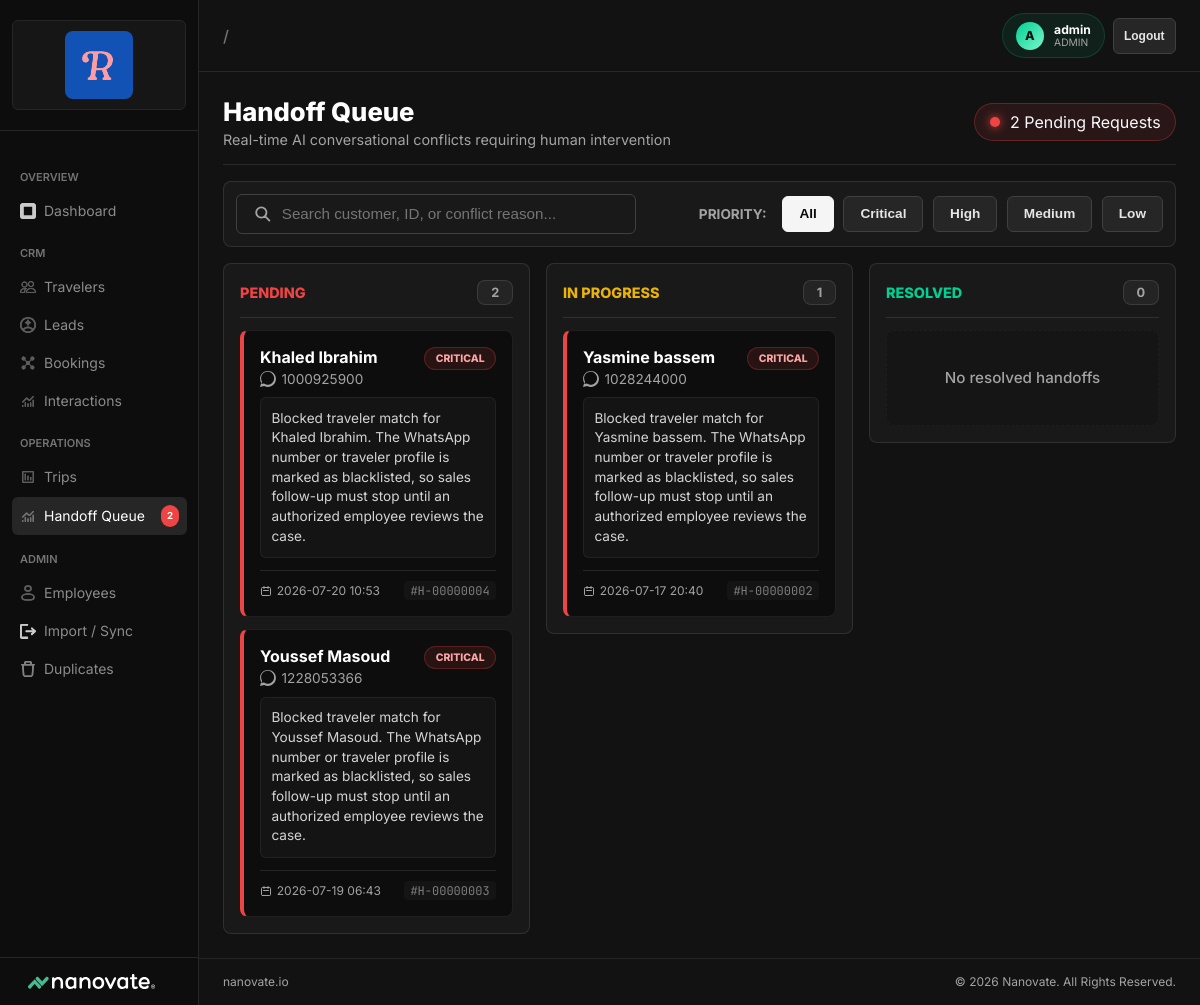
Page /admin/handoffs/ (signed in) on the committed database.
### app/models/user.py (models this page shows, shortened)
class User(db.Model, UserMixin):
    __tablename__ = 'users'
    id = db.Column(db.Integer, primary_key=True)
    username = db.Column(db.String(80), unique=True, nullable=False)
    full_name = db.Column(db.String(200))
    password_hash = db.Column(db.String(200), nullable=False)
    email = db.Column(db.String(120), unique=True)
    role = db.Column(db.String(50), nullable=False, default='agent', index=True)
    is_active = db.Column(db.Boolean, default=True)
    created_at = db.Column(db.DateTime, default=_utc_now)
    updated_at = db.Column(db.DateTime, default=_utc_now, onupdate=_utc_now)
    last_login_at = db.Column(db.DateTime)
    assigned_leads = db.relationship(
        'Lead',
        foreign_keys='Lead.assigned_to_user_id',
        back_populates='assigned_user',
        lazy='dynamic',
    )
    assigned_bookings = db.relationship(
        'TripBooking',
        foreign_keys='TripBooking.assigned_to_user_id',
        back_populates='assigned_user',
        lazy='dynamic',
    )
    @property
    def display_name(self) -> str:
        return (self.full_name or self.username or '').strip() or f'User {self.id}'

### app/models/handoff.py (models this page shows, shortened)
class HandoffQueue(db.Model):
    __tablename__ = 'handoff_queue'
    handoff_id = db.Column(db.String(50), primary_key=True)
    created_at = db.Column(db.DateTime, default=_utc_now)
    lead_id = db.Column(db.String(50), db.ForeignKey('leads.lead_id'))
    traveler_id = db.Column(db.String(20), db.ForeignKey('travelers.traveler_id'))
    trip_id = db.Column(db.String(50), db.ForeignKey('trips.trip_id'))
    flow_key = db.Column(db.String(100))
    reason = db.Column(db.Text)
    priority = db.Column(db.String(50)) # High / Medium / Low
    channel = db.Column(db.String(50))
    status = db.Column(db.String(50), default='Pending') # Pending / In Progress / Resolved
    owner = db.Column(db.String(100))
    assigned_to = db.Column(db.String(100))
    notes = db.Column(db.Text)
    idempotency_key = db.Column(db.Text)
    def to_dict(self):
        return {
            "handoff_id": self.handoff_id,
            "created_at": self.created_at.isoformat() if self.created_at else None,
            "lead_id": self.lead_id,
            "traveler_id": self.traveler_id,
            "trip_id": self.trip_id,
            "flow_key": self.flow_key,
            "reason": self.reason,
            "priority": self.priority,
            "channel": self.channel,
            "status": self.status,
            "owner": self.owner,
            "assigned_to": self.assigned_to,
            "notes": self.notes,
            "idempotency_key": self.idempotency_key,
        }

### app/models/traveler.py (models this page shows, shortened)
class Traveler(db.Model):
    __tablename__ = 'travelers'
    traveler_id = db.Column(db.String(20), primary_key=True) # TR001 format
    status = db.Column(db.String(50))
    full_name = db.Column(db.String(200), nullable=False)
    first_name = db.Column(db.String(100))
    last_name = db.Column(db.String(100))
    birthday = db.Column(db.Date)
    gender = db.Column(db.String(20))
    nationality = db.Column(db.String(100))
    phone_code = db.Column(db.String(10))
    whatsapp_raw = db.Column(db.String(50))
    email = db.Column(db.String(150))
    community_whatsapp = db.Column(db.String(100))
    residence = db.Column(db.String(150))
    local_trips_count = db.Column(db.Integer, default=0)
    international_trips_count = db.Column(db.Integer, default=0)
    total_trips = db.Column(db.Integer, default=0)
    community_events_count = db.Column(db.Integer, default=0)
    lifetime_revenue = db.Column(db.Float, default=0.0)
    preferred_currency = db.Column(db.String(20))
    notes = db.Column(db.Text)
    introduce_yourself = db.Column(db.Text)
    emergency_contact = db.Column(db.String(200))
    emergency_phone = db.Column(db.String(50))
    medical_notes = db.Column(db.Text)
    room_preference = db.Column(db.String(100))
    rating = db.Column(db.Float) # 1-5
    integrated_whatsapp = db.Column(db.String(50))
    normalized_whatsapp = db.Column(db.String(50))
    phone_lookup_key = db.Column(db.String(50))
    lead_source = db.Column(db.String(100))
    created_at = db.Column(db.DateTime, default=_utc_now)
    last_contacted_at = db.Column(db.DateTime)
    agent_notes = db.Column(db.Text)
    data_audit = db.Column(db.Text)
    primary_language = db.Column(db.String(20))
    current_flow_key = db.Column(db.String(100))
    current_step = db.Column(db.String(100))
    last_lead_id = db.Column(db.String(50))
    last_booking_id = db.Column(db.String(50))
    passport_name = db.Column(db.String(200))
    passport_number = db.Column(db.String(50))
    passport_expiry = db.Column(db.Date)
    passport_nationality = db.Column(db.String(100))
    passport_attachment_ref = db.Column(db.String(300))
    is_minor = db.Column(db.Boolean)
    guardian_name = db.Column(db.String(200))
    guardian_phone = db.Column(db.String(50))
    documents = db.relationship('TravelerDocument', backref='traveler_record', lazy=True, cascade='all, delete-orphan')
    trip_bookings = db.relationship('TripBooking', backref='traveler', lazy=True)
    ce_bookings = db.relationship('CEBooking', backref='traveler', lazy=True)
    leads = db.relationship('Lead', backref='traveler', lazy=True)
    interactions = db.relationship('Interaction', backref='traveler', lazy=True)

### app/routes/handoffs.py (the view)
@handoffs_bp.route('/')
def index():
    handoffs_query = db.session.query(HandoffQueue, Traveler.full_name, Traveler.whatsapp_raw)\
        .outerjoin(Traveler, HandoffQueue.traveler_id == Traveler.traveler_id)\
        .order_by(HandoffQueue.created_at.desc())\
        .all()
    pending = []
    in_progress = []
    resolved = []
    for h, name, phone in handoffs_query:
        data = h.to_dict()
        data['traveler_name'] = name or "Unknown Traveler"
        data['traveler_phone'] = phone or "N/A"
        data['display_notes'] = _display_handoff_notes(data.get('notes'))
        status = h.status
        if status == 'New': status = 'Pending'
        if status == 'Pending':
            pending.append(data)
        elif status == 'In Progress':
            in_progress.append(data)
        elif status == 'Resolved':
            if len(resolved) < 50:
                resolved.append(data)
    return render_template('admin/handoffs.html',
                           pending=pending,
                           in_progress=in_progress,
                           resolved=resolved)

### app/templates/admin/handoffs.html (shortened to what this page needs)
{% extends "base.html" %}
{% block content %}
{% macro render_card(item) %}
<div class="handoff-card card-glow-{{ item.priority|lower }}" id="card-{{ item.handoff_id }}" draggable="true" data-id="{{ item.handoff_id }}" data-priority="{{ item.priority }}" data-notes="{{ item.display_notes|e }}" data-search="{{ item.traveler_name|lower }} {{ item.handoff_id|lower }} {{ item.reason|lower }}">
    <div class="priority-badge prio-{{ item.priority|lower }}">
        {{ item.priority }}
    </div>
    <div class="card-traveler">
        <h3 class="traveler-name">{{ item.traveler_name }}</h3>
        <div class="traveler-phone-row">
            <span class="traveler-phone">{{ item.traveler_phone }}</span>
        </div>
    </div>
    <div class="card-reason">
        {{ item.reason }}
    </div>
    <div class="card-footer">
        <div class="footer-time-row">
            <svg fill="none" stroke="currentColor" stroke-width="2" width="12" height="12" viewBox="0 0 24 24">
                <path stroke-linecap="round" stroke-linejoin="round" d="M8 7V3m8 4V3m-9 8h10M5 21h14a2 2 0 002-2V7a2 2 0 00-2-2H5a2 2 0 00-2 2v12a2 2 0 002 2z"></path>
            </svg>
            <span class="footer-time">{{ item.created_at[:16].replace('T', ' ') if item.created_at else 'N/A' }}</span>
        </div>
        <span class="footer-id">#{{ item.handoff_id }}</span>
    </div>
</div>
{% endmacro %}
<div class="handoff-dashboard">
    <header class="dashboard-header">
        <div class="header-title">
            <h1>Handoff Queue</h1>
            <p>Real-time AI conversational conflicts requiring human intervention</p>
        </div>
        <div class="stats-badge">
            <div class="pulse-dot"></div>
            <span id="pending-count-badge">{{ pending|length }} Pending Requests</span>
        </div>
    </header>
    <div class="filter-toolbar">
        <div class="search-box-wrapper">
            <svg fill="none" stroke="currentColor" stroke-width="2.5" viewBox="0 0 24 24">
                <path stroke-linecap="round" stroke-linejoin="round" d="M21 21l-6-6m2-5a7 7 0 11-14 0 7 7 0 0114 0z"></path>
            </svg>
            <input type="text" id="dashboard-search" class="search-input" placeholder="Search customer, ID, or conflict reason..." oninput="debouncedApplyFilters()">
        </div>
        <div class="filter-group">
            <span style="font-size: 0.85rem; color: var(--text-dim); margin-right: 0.4rem; font-weight: 700; text-transform: uppercase;">Priority:</span>
            <button class="filter-pill active" onclick="setPriorityFilter('All', this)">All</button>
            <button class="filter-pill" onclick="setPriorityFilter('Critical', this)">Critical</button>
            <button class="filter-pill" onclick="setPriorityFilter('High', this)">High</button>
            <button class="filter-pill" onclick="setPriorityFilter('Medium', this)">Medium</button>
            <button class="filter-pill" onclick="setPriorityFilter('Low', this)">Low</button>
        </div>
    </div>
    <div class="kanban-board">
        <div class="kanban-column column-pending" id="pending">
            <div class="column-header">
                <h2>Pending</h2>
                <span class="item-count" id="count-pending">{{ pending|length }}</span>
            </div>
            <div class="column-body" id="list-pending">
                {% for item in pending %}
                    {{ render_card(item) }}
                {% endfor %}
            </div>
        </div>
        <div class="kanban-column column-progress" id="in-progress">
            <div class="column-header">
                <h2>In Progress</h2>
                <span class="item-count" id="count-progress">{{ in_progress|length }}</span>
            </div>
            <div class="column-body" id="list-progress">
                {% for item in in_progress %}
                    {{ render_card(item) }}
                {% endfor %}
            </div>
        </div>
        <div class="kanban-column column-resolved" id="resolved">
            <div class="column-header">
                <h2>Resolved</h2>
                <span class="item-count" id="count-resolved">{{ resolved|length }}</span>
            </div>
            <div class="column-body" id="list-resolved">
                <div class="empty-state">
                    <p>No resolved handoffs</p>
                </div>
            </div>
        </div>
    </div>
</div>
{% endblock %}

### app/templates/base.html (shortened to what this page needs)
<!DOCTYPE html>
<html lang="en">
<head>
    <link rel="stylesheet" href="{{ url_for('static', filename='css/main.css') }}">
</head>
<body>
<div class="app-layout">
    <nav class="sidebar" id="app-sidebar">
        <div class="sidebar-brand">
            <div class="client-workspace-badge" aria-label="Rahma Traveler workspace">
                <span class="client-workspace-row">
                    <span class="client-logo-chip">
                        <img class="client-workspace-logo" src="{{ url_for('static', filename='assets/rahma/logos/rahma-r-mark.jpeg') }}" alt="Rahma Traveler">
                    </span>
                </span>
            </div>
        </div>
        <div class="sidebar-nav">
            <div class="nav-section-label">Overview</div>
            <a href="{{ url_for('admin.dashboard') }}" class="nav-link {% if request.endpoint == 'admin.dashboard' %}active{% endif %}">
                <span class="nav-icon">⊞</span> Dashboard
            </a>
            <div class="nav-section-label">CRM</div>
            <a href="{{ url_for('travelers.index') }}" class="nav-link {% if request.blueprint == 'travelers' %}active{% endif %}">
                <span class="nav-icon"></span> Travelers
            </a>
            <a href="{{ url_for('leads.index') }}" class="nav-link {% if request.blueprint == 'leads' %}active{% endif %}">
                <span class="nav-icon"></span> Leads
            </a>
            <a href="{{ url_for('bookings.index') }}" class="nav-link {% if request.blueprint == 'bookings' %}active{% endif %}">
                <span class="nav-icon"></span> Bookings
            </a>
            <a href="{{ url_for('interactions.index') }}" class="nav-link {% if request.blueprint == 'interactions' %}active{% endif %}">
                <span class="nav-icon"></span> Interactions
            </a>
            <div class="nav-section-label">Operations</div>
            <a href="{{ url_for('trips.index') }}" class="nav-link {% if request.blueprint == 'trips' %}active{% endif %}">
                <span class="nav-icon"></span> Trips
            </a>
            <a href="{{ url_for('handoffs.index') }}" class="nav-link {% if request.blueprint == 'handoffs' %}active{% endif %}">
                <span class="nav-icon"></span> Handoff Queue
                <span class="nav-badge" id="sidebar-handoff-badge" style="display:none">0</span>
            </a>
            {% if current_employee_role in ('admin', 'manager') %}
            <div class="nav-section-label">Admin</div>
            <a href="{{ url_for('admin.users') }}" class="nav-link {% if request.endpoint == 'admin.users' %}active{% endif %}">
                <span class="nav-icon"></span> Employees
            </a>
            <a href="{{ url_for('admin.import_data') }}" class="nav-link {% if request.endpoint == 'admin.import_data' %}active{% endif %}">
                <span class="nav-icon"></span> Import / Sync
            </a>
            <a href="{{ url_for('admin.duplicates') }}" class="nav-link {% if request.endpoint == 'admin.duplicates' %}active{% endif %}">
                <span class="nav-icon"></span> Duplicates
            </a>
            {% endif %}
        </div>
        <div class="sidebar-footer">Nanovate Workspace v3.0</div>
    </nav>
    <div class="main-content">
        <div class="topbar">
            <span class="topbar-title">{% block topbar_title %}{% endblock %}</span>
            <div class="topbar-actions">
                {% if current_employee %}
                <div class="session-pill" title="Signed in employee">
                    <span class="session-pill-avatar">{{ (current_employee.display_name or current_employee.username or '?')[:1]|upper }}</span>
                    <span class="session-pill-copy">
                        <span class="session-pill-name">{{ current_employee.display_name }}</span>
                        <span class="session-pill-role">{{ current_employee_role or 'employee' }}</span>
                    </span>
                </div>
                <form method="post" action="{{ url_for('auth.logout') }}" style="display:inline-flex; margin:0;">
                    <button type="submit" class="btn btn-ghost btn-sm">Logout</button>
                </form>
                {% endif %}
            </div>
        </div>
        <div class="page-body">
            {% block content %}{% endblock %}
        </div>
        <footer class="app-footer">
            <span>nanovate.io</span>
            <span>&copy; 2026 Nanovate. All Rights Reserved.</span>
        </footer>
    </div>
</div>
</body>
</html>

### rows in the picture
User: full_name "A", display_name "admin"
HandoffQueue: priority "CRITICAL", traveler_name "Khaled Ibrahim", traveler_phone "1000925900", reason "Blocked traveler match for Khaled Ibrahim. The WhatsApp number or traveler profile is marked as blacklisted, so sales follow-up must stop until an authorized employee reviews the case.", created_at "2026-07-20 10:53", handoff_id "H-00000004"
HandoffQueue: priority "CRITICAL", traveler_name "Youssef Masoud", traveler_phone "1228053366", reason "Blocked traveler match for Youssef Masoud. The WhatsApp number or traveler profile is marked as blacklisted, so sales follow-up must stop until an authorized employee reviews the case.", created_at "2026-07-19 06:43", handoff_id "H-00000003"
HandoffQueue: priority "CRITICAL", traveler_name "Yasmine bassem", traveler_phone "1028244000", reason "Blocked traveler match for Yasmine bassem. The WhatsApp number or traveler profile is marked as blacklisted, so sales follow-up must stop until an authorized employee reviews the case.", created_at "2026-07-17 20:40", handoff_id "H-00000002"

### other values in the picture
{{ current_employee_role or 'employee' }} "ADMIN"
{{ pending|length }} "2"
{{ in_progress|length }} "1"
{{ resolved|length }} "0"
